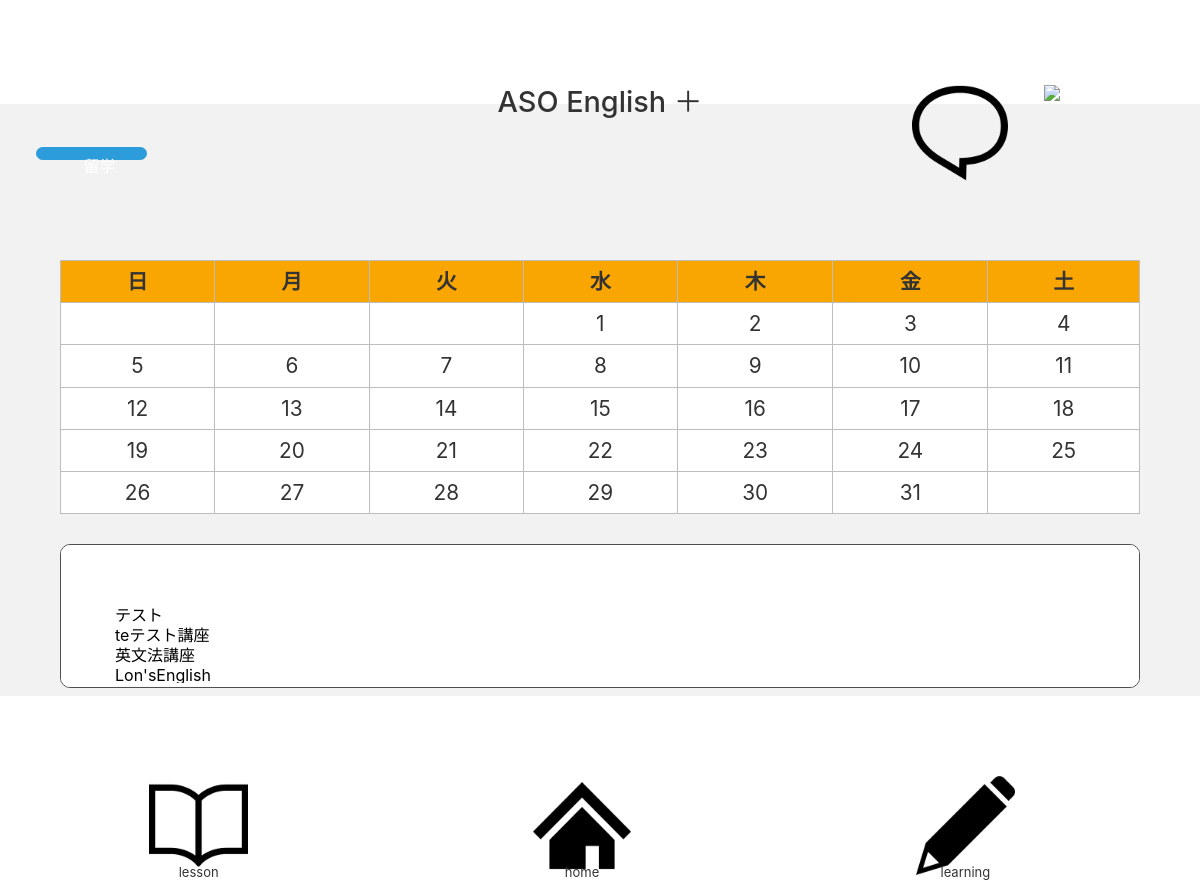
Page /300_製造/302_モバイル側コード/G-04-01.php (signed in) on the committed database.
### tables this page shows
CREATE TABLE `course_overview` (
  `course_number` int(11) NOT NULL,
  `course_name` varchar(30) NOT NULL,
  `event_date` datetime NOT NULL,
  `body` varchar(300) NOT NULL,
  `category` int(11) NOT NULL,
  `img_path` varchar(50) DEFAULT NULL,
  `course_creator` int(11) NOT NULL,
  `place` varchar(100) DEFAULT NULL,
  `end_time` time DEFAULT NULL
);

### 300_製造/302_モバイル側コード/G-04-01.php (the view, shortened to what this page needs)
<!DOCTYPE html>
<html lang="en">
<head>
    <link href="./css/bootstrap.min.css" rel="stylesheet">
    <link rel="stylesheet" href="css/G-00.css">
    <link rel="stylesheet" href="css/G-04.css">
    <?php require('inc/db_connect.php');?>
</head>
<body>
<div class="body">
    <?php require('inc/G-00-00-head.php'); ?>
    <div class="home_switch">
        <a href="G-04-02.php">
            <button type="button" class="btn btn-to-01 btn-sm">　留学　</button>
        </a>
    </div>
    <div class="home_calender">
        <?php
        $year = date('Y');
        $month = date('n');
        $last_day = date('j', mktime(0, 0, 0, $month + 1, 0, $year));
        $calendar = array();
        $j = 0;
        for ($i = 1; $i < $last_day + 1; $i++) {
            $week = date('w', mktime(0, 0, 0, $month, $i, $year));
            if ($i == 1) {
                for ($s = 1; $s <= $week; $s++) {
                    $calendar[$j]['day'] = '';
                    $calendar[$j]['lesson']='';
                    $j++;
                }
            }
            if($i<10){
                $day='0'.$i;
            }else{
                $day = $i;
            }
            $today = $year.'-'.$month.'-'.$day;
            $calendar[$j]['day'] = $i;
            $sql = 'SELECT course_name,event_date,course_number FROM course_overview WHERE DATE(event_date) = ?';
            $item =$pdo ->prepare($sql);
            $array = array($today);
            $item -> execute($array);
            if($item == null){
                $calendar[$j]['lesson']="";
            }
            else{
                $calendar[$j]['lesson']="";
            }
            $j++;
            if ($i == $last_day) {
                for ($e = 1; $e <= 6 - $week; $e++) {
                    $calendar[$j]['day'] = '';
                    $calendar[$j]['lesson']='';
                    $j++;
                }
            }
        }
        ?>
        <table>
            <tr>
                <th>日</th>
                <th>月</th>
                <th>火</th>
                <th>水</th>
                <th>木</th>
                <th>金</th>
                <th>土</th>
            </tr>
            <tr>
                <?php $cnt = 0; ?>
                <?php foreach ($calendar as $key => $value): ?>
                <td>
                    <?php $cnt++; ?>
                    <?php echo htmlspecialchars($value['day']) ; ?>
                </td>
                <?php if ($cnt == 7): ?>
            </tr>
            <tr>
                <?php $cnt = 0; ?>
                <?php endif; ?>
                <?php endforeach; ?>
            </tr>
        </table>
    </div>
    <div class="home_list">
        <div class="home_list_txt">
            <?php
                $sql = 'SELECT course_name,course_number FROM course_overview ORDER BY event_date DESC limit 5;';
                $item = $pdo -> query($sql);
                foreach ($item as $items){
                    echo '<form action="G-07-02.php" method="post">
                            <input type="hidden" name="number" value='.$items["course_number"].'>
                            <input type="submit" value='.htmlspecialchars($items["course_name"]) .' class="submit_button">
                          </form>';
                }
            ?>
        </div>
    </div>
    <?php require('inc/G-00-00-foot.php'); ?>
</div>
</body>
</html>

### 300_製造/302_モバイル側コード/css/G-00.css (style rules this page uses)
:root { --myorenge:#FF5E00; --myblack:#333333; --mygray:#4F4F4F; --mypailgray:#BDBDBD; --myred:#F60F29; --myblue:#2D9CDB; --myyellow:#F9A602; --myback:#F2F2F2; }
.body { width: 100%; height: 100vh; background-color: var(--myback); color: var(--myblack); position: relative; }
a { text-decoration: none; }
a:link { color: var(--myblack); }

### 300_製造/302_モバイル側コード/css/G-04.css (style rules this page uses)
.home_switch { height: 8%; padding: 3%; }
.btn-to-01 { background: var(--myblue); color: white; border: 1px solid var(--myblue); font-size: 100%; border-radius: 20px; padding: 0.5% 2%; height: 100%; }
.home_calender { height:46%; width: 90%; margin: auto; padding: 7% 0; font-size: 130%; }
.home_list { height: 20%; }
.home_list_txt { border: 1px solid var(--mygray); border-radius: 10px; height: 90%; width: 90%; background-color: white; color:var(--myblack); line-height: 30%; margin: auto; padding: 5% 4%; overflow:auto; }
table { width: 100%; }
table th { background: var(--myyellow); }
table td { background: white; height: 200%; }
table th, table td { border: 1px solid var(--mypailgray); text-align: center; padding: 5px; }
.submit_button { display : inline-block; border-radius : 3%; font-size : 100%; text-align : center; cursor : pointer; padding : 0px 4px; background : #ffffff; color : #000000; line-height : 1em; transition : .3s; border : 2px solid #ffffff; }

### rows in the picture
course_overview: course_name "テスト"
course_overview: course_name "teテスト講座"
course_overview: course_name "英文法講座"
course_overview: course_name "Lon'sEnglish"
course_overview: course_name "EnglishDay"

### other values in the picture
$value['day'] "1"
$value['day'] "2"
$value['day'] "3"
$value['day'] "4"
$value['day'] "5"
$value['day'] "6"
$value['day'] "7"
$value['day'] "8"
$value['day'] "9"
$value['day'] "10"
$value['day'] "11"
$value['day'] "12"
$value['day'] "13"
$value['day'] "14"
$value['day'] "15"
